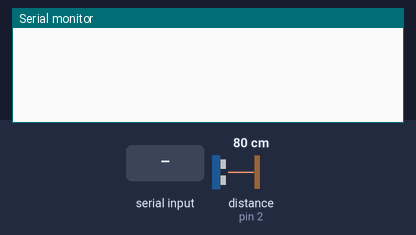
Simulated run of this sketch. Board: Arduino Uno, built with avr-gcc and run on an emulated ATmega328P. Parts: the last lines printed to the serial monitor. Wiring (inferred from the names in the program): ultrasonic range finder: trigger pin 3; echo pin 2. The test bench sets the inputs (shaded band); at power-on: distance to the obstacle (sensor on pin 2) 80 cm. The echo pulse lasts 58.3 µs per cm.

Above: at 1.2 s.
1.3 s: "Start\n" received over Serial
At 2.3 s:
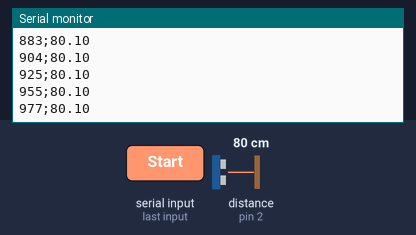
2.8 s: distance to the obstacle (sensor on pin 2) set to 18 cm
At 3.3 s:
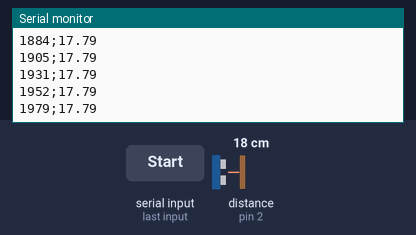
5.8 s: "1\n" received over Serial
Timing chart, 0 to 8.8 s (numbered marks = the images above; inputs shaded):
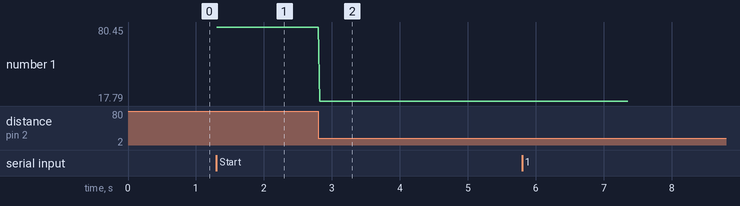

Measured:
- after the input at 1.3 s, the serial monitor: prints a new line at once (image 1)

The sketch:

Arduino_Afstand_Test.ino
```cpp
// konstant til ultralydssensorens ben
const int echoPin = 2;
const int trigPin = 3;

// holder øje med antal totale målinger
int counter = 0;

// programmet starter først når man skriver start fra Python
bool started = false;

// indstillinger til antallet af målinger
// det kan være de skal indtastes fra Python programmet
int measurementsPerSecond = 50;
int measuringTimeInSeconds = 5;

int timeBetweenMeasurement = 1000 / measurementsPerSecond;
int totalAmountOfMeasurements = measurementsPerSecond * measuringTimeInSeconds;

// variabler til timer så målingerne bliver taget på
// det rigtige tidspunkt
unsigned long t_lastMeasurement;
unsigned long timeInMillisSinceStart;
unsigned long t_start;


void setup() {
  pinMode(trigPin, OUTPUT);
  pinMode(echoPin, INPUT);
  // initialize serial communication:
  Serial.begin(115200);
}

void loop() {
  if (Serial.available()) {
    String incomingString = Serial.readStringUntil('\n');
    if (incomingString == "Start") {
      started = true;
      t_start = millis();
    }
  }

  if (counter >= totalAmountOfMeasurements) {
    Serial.print("Done\n");
    started = false;
    counter = 0;
  }
  // establish variables for duration of the ping, and the distance result
  // in inches and centimeters:
  long duration;
  float cm;

  // The PING))) is triggered by a HIGH pulse of 2 or more microseconds.
  // Give a short LOW pulse beforehand to ensure a clean HIGH pulse:
  digitalWrite(trigPin, LOW);
  delayMicroseconds(2);
  digitalWrite(trigPin, HIGH);
  delayMicroseconds(5);
  digitalWrite(trigPin, LOW);

  // A different pin is used to read the signal from the PING. A HIGH pulse
  // whose duration is the time (in microseconds) from the sending of the ping
  // to the reception of its echo off of an object.
  duration = pulseIn(echoPin, HIGH);

  // convert the time into a distance
  timeInMillisSinceStart = millis() - t_start;
  cm = microsecondsToCentimeters(duration);
  // only print the result if enough time has passed since last measurement
  if (started && t_lastMeasurement + timeBetweenMeasurement < millis()) {
    t_lastMeasurement = millis();
    Serial.print(timeInMillisSinceStart);
    Serial.print(';');
    Serial.print(cm);
    Serial.print('\n');
    counter++;
  }

  delay(5);
}

float microsecondsToCentimeters(long microseconds) {
  // The speed of sound is 340 m/s or 29 microseconds per centimeter.
  // The ping travels out and back, so to find the distance of the object we
  // take half of the distance travelled.
  return (float) microseconds / 29 / 2;
}
```
